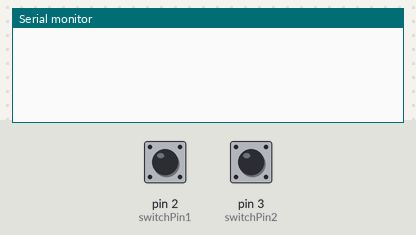
This sketch was run on a simulated Arduino Uno, built with avr-gcc and run on an emulated ATmega328P. Parts: the last lines printed to the serial monitor. The test bench sets the inputs (shaded band); at power-on: pin 2 (switchPin1) HIGH, pin 3 (switchPin2) HIGH.

Above: at 1.2 s.
1.3 s: pin 2 (switchPin1) pulled LOW for 0.15 s
At 1.9 s:
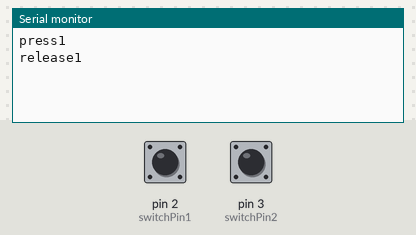
2.9 s: pin 3 (switchPin2) pulled LOW for 0.15 s
At 3.03 s:
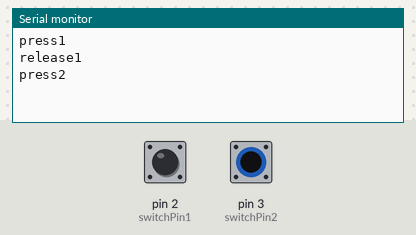

Measured:
- after the input at 1.3 s, the serial monitor: prints a new line at once (image 1)
- after the input at 2.9 s, the serial monitor: prints a new line at once (image 2)

The sketch:

keypadsketch.ino
```cpp
const int switchPin1 = 2;  // switch connected to pin 2
const int switchPin2 = 3;  // switch connected to pin 3
const int debounceDelay = 3;  // debounce delay time in milliseconds
bool switchState1 = HIGH;  // current state of switch 1
bool switchState2 = HIGH;  // current state of switch 2
bool lastSwitchState1 = HIGH;  // previous state of switch 1
bool lastSwitchState2 = HIGH;  // previous state of switch 2
unsigned long lastDebounceTime1 = 0;  // last time switch 1 was pressed
unsigned long lastDebounceTime2 = 0;  // last time switch 2 was pressed

void setup() {
  Serial.begin(9600);  // initialize serial communication
  pinMode(switchPin1, INPUT_PULLUP);  // set switch 1 pin as input with pull-up resistor
  pinMode(switchPin2, INPUT_PULLUP);  // set switch 2 pin as input with pull-up resistor
}

void loop() {
  // read the state of the switches
  switchState1 = digitalRead(switchPin1);
  switchState2 = digitalRead(switchPin2);

  // check if switch 1 is pressed and debounce
  if (switchState1 != lastSwitchState1 && millis() - lastDebounceTime1 > debounceDelay) {
    if (switchState1 == LOW) {
      Serial.print("press1\n");  // send "press1" and new line character on switch 1 press
    } else {
      Serial.print("release1\n");  // send "release1" and new line character on switch 1 release
    }
    lastDebounceTime1 = millis();
  }

  // check if switch 2 is pressed and debounce
  if (switchState2 != lastSwitchState2 && millis() - lastDebounceTime2 > debounceDelay) {
    if (switchState2 == LOW) {
      Serial.print("press2\n");  // send "press2" and new line character on switch 2 press
    } else {
      Serial.print("release2\n");  // send "release2" and new line character on switch 2 release
    }
    lastDebounceTime2 = millis();
  }

  // update last switch states
  lastSwitchState1 = switchState1;
  lastSwitchState2 = switchState2;
}
```
